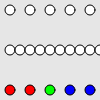
Frame 1 (no input)
Frame 60 (no input): identical to frame 1, image omitted
Frame 120 (the mouse pressed at the canvas centre since frame 60): identical to frame 1, image omitted

The p5.js sketch that drew this single still picture (run headless with seeded random() and noise() and a simulated clock; from frame 60 on, the mouse is pressed at the canvas centre):

// p5.js sketch
// ── sketch.js
function setup() {
  createCanvas(100, 100);
  smooth();
}

function draw() {
  background(230);
  var size = 10;
  fill(255,255,255);
  for (var i = 0; i < 5; i++) {
    var offset = 10;
    var xPos = i * width/5 + offset;
    ellipse (xPos, 10, size, size);
  }
  for (var i = 0; i < 10; i++) {
    var offset = 10;
    var xPos = i * width/10 + offset;
    ellipse (xPos, 50, size, size);
  }
  for (var i = 0; i < 10; i++) {
    var offset = 10;
    var xPos = i * width/5 + offset;
    if (xPos < width/2) {
      fill(255,0,0);
    }else if(xPos == width/2){
      fill(0,255,0);
    }else {
      fill(0,0,255)
    }
    ellipse (xPos, 90, size, size);
  }

  // 1. Create a for loop that draws 10 circles on y position 50 in the canvas.

  // 2. Create a for loop that draw 5 circles on y position 90.
  //    set fill color to red for circles that is positioned on the left side.
  //    set fill color to green for the circle on the middle.
  //    set fill color to blue for circles on the right side.

}
